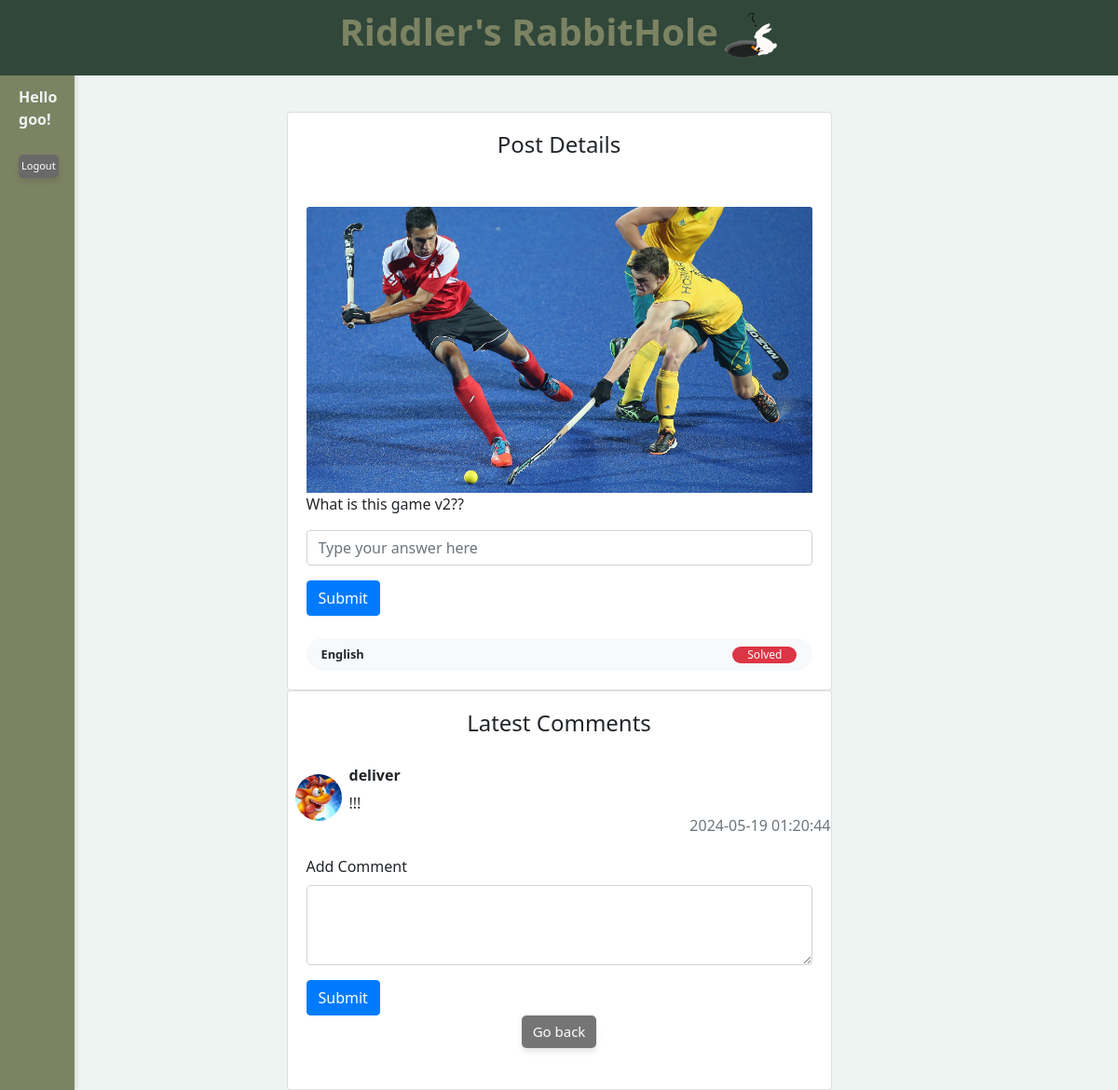
/post-details/24 (signed in), run on the app's committed database.
### database/models.py (models this page shows, shortened)
class User(UserMixin, Model):
    id = Column(Integer, primary_key=True)
    username = Column(String(50), unique=True, nullable=False)
    email = Column(String(100), unique=True, nullable=False)
    password_hash = Column(String(128), nullable=False)
    gender = Column(String(10), nullable=False)
    dob = Column(DateTime, nullable=False)
    phone = Column(String(20))
    country = Column(String(50), nullable=False)
    avatar = Column(String(20), nullable=False)
    score = Column(db.Integer, default=0)
    comments = db.relationship('Comment', backref='user', lazy=True)

class Image(db.Model):
    id = Column(Integer, primary_key=True)
    post_id = Column(Integer, ForeignKey('post.id'))
    url = Column(String(255), nullable=False)

class Post(Model):
    id = Column(Integer, primary_key=True)
    user_id = Column(Integer, ForeignKey("user.id"))
    datetime = Column(DateTime(100), server_default=func.now())
    content = Column(String(128), nullable=False)
    hint = Column(String(128), nullable=False)
    language = Column(String(10), nullable=False, default='en')
    status = Column(Boolean, nullable=False, default=False) # false: active, true: completed
    comments = relationship('Comment', backref='post', lazy=True) # one to many, this will add a post attribute to the comment class
    images = relationship('Image', backref='post', lazy=True)

class Comment(Model):
    id = Column(Integer, primary_key=True)
    post_id = Column(Integer, ForeignKey('post.id'))
    user_id = Column(Integer, ForeignKey("user.id"))
    datetime = Column(DateTime(100), server_default=func.now())
    content = Column(String(128), nullable=False)
    def to_dict(self):
        return {c.name: getattr(self, c.name) for c in self.__table__.columns}

### app.py (the view)
@app.route('/post-details/<int:post_id>')
@login_required
def post_details(post_id):
    post = Post.query.filter_by(id=post_id).first()
    if post:
        comments = Comment.query.filter_by(post_id=post_id).all()
        comments_with_users = []
        for comment in comments:
            user = User.query.filter_by(id=comment.user_id).first()
            comment_data = comment.to_dict()
            comment_data['username'] = user.username
            comment_data['avatar'] = user.avatar
            comments_with_users.append(comment_data)
        return render_template('post.html', user=current_user, post=post, comments=comments_with_users)
    else:
        flash('Post not found.', 'error')
        return redirect(url_for('index'))

### app.py (called while the page is built)
@login_manager.user_loader
def load_user(user_id):
    return User.query.get(int(user_id))

### templates/post.html (shortened to what this page needs)
<!DOCTYPE html>
<html lang="en">
<head>
    <link rel="stylesheet" type="text/css" href="{{ url_for('static', filename='css/style.css') }}">
    <link href="https://stackpath.bootstrapcdn.com/bootstrap/4.5.2/css/bootstrap.min.css" rel="stylesheet">
</head>
<body style="background-color: #EDF4F2;">
    <div class="header">
        <h1 style="color: #7C8363"><b>Riddler's RabbitHole</b><img src="{{ url_for('static', filename='img/rabbit.png') }}" alt="" class="rabbitimg"></h1>
    </div>
    <div class="sidebar" id="sidebar">
        <div class="login-tab" id="loginButton" onclick="toggleLogin()">
            {% if current_user.is_authenticated %}
                <br><br><br><b>
                Hello
                {{ current_user.username }}!</b>
                <br><br>
                <button class="lognew" onclick="logout()">Logout</button>
            {% else %}
                <br><br><br>
                Login
            {% endif %}
        </div>
    </div>
    <div class="row d-flex justify-content-center mt-100 mb-100" style="margin-top: 120px;">
        <div class="col-lg-6">
            <div class="card">
                <div class="card-body text-center">
                    <h4 class="card-title">Post Details</h4>
                </div>
                <div>
                    <div class="card-body">
                    {% if post.images %}
                    <img src="{{ url_for('static', filename='post_images/' + post.images[0].url) }}" alt="Post Image" class="img-fluid card-img-top">
                    {% else %}
                    <img src="{{ url_for('static', filename='post_images/default.jpg') }}" alt="Post Image123" class="img-fluid card-img-top">
                    {% endif %}
                    <p>{{ post.hint }}</p>
                        <form id="answerForm" onsubmit="submitAnswer(event)">
                            <div class="form-group">
                                <input type="text" class="form-control" id="answer" name="answer" placeholder="Type your answer here" required>
                            </div>
                            <button type="submit" class="btn btn-primary">Submit</button>
                        </form>
                    <div class="d-flex align-items-center justify-content-between rounded-pill bg-light px-3 py-2 mt-4">
                        <p class="small mb-0"><span class="font-weight-bold">{{ post.language }}</span></p>
                        <p data-status="{{ post.status }}"></p><div class="badge {% if post.status %}badge-danger{% else %}badge-success{% endif %} px-3 rounded-pill font-weight-normal">
                            {% if post.status %}
                                Solved
                            {% else %}
                                Unsolved
                            {% endif %}
                        </div>
                    </div>
                    </div>
                </div>
            </div>
        </div>
    </div>
    <div class="row d-flex justify-content-center mt-100 mb-100">
        <div class="col-lg-6">
            <div class="card">
                <div class="card-body text-center">
                    <h4 class="card-title">Latest Comments</h4>
                </div>
                <div class="comment-widgets">
                    {% for comment in comments %}
                        <div class="d-flex flex-row comment-row m-t-0">
                            <div class="p-2"><img src="{{ url_for('static', filename='img/' + comment.avatar) }}" alt="?" width="50" class="rounded-circle"></div>
                            <div class="comment-text w-100">
                                <h6 class="font-medium"><b>{{ comment.username }}</b></h6> <span class="m-b-15 d-block">{{ comment.content }}</span>
                                <div class="comment-footer"> <span class="text-muted float-right">{{ comment.datetime }}</span> </div>
                            </div>
                        </div>
                    {% endfor %}
                </div>
                <div class="card-body">
                    <form id="commentForm" onsubmit="submitComment(event)">
                        <div class="form-group">
                            <label for="comment">Add Comment</label>
                            <textarea class="form-control" id="comment" name="comment" rows="3" required></textarea>
                        </div>
                        <button type="submit" class="btn btn-primary">Submit</button>
                    </form>
                    <div class="mb-4" style="text-align: center;">
                        <a href="{{ url_for('index') }}" class="newbutton">Go back</a>
                    </div>
                </div>
            </div>
        </div>
    </div>
</body>
</html>

### static/css/style.css (style rules this page uses)
* { margin: 0; padding: 0; box-sizing: border-box; }
body { font-family: 'Segoe UI', Tahoma, Geneva, Verdana, sans-serif; padding: 20px; margin-left: 120px; background-color: #EDf4f2; }
.sidebar { position: fixed; top: 0; left: 0; width: 120px; height: 100%; background-color: #7C8363; overflow-y: auto; padding: 20px; box-shadow: 2px 0 5px rgba(0, 0, 0, 0.1); z-index: 999; transition: width 0.3s ease-in-out; color: #EDF4F2 }
.rabbitimg { height: 50px; width: auto; margin-left: 5px; }
.header { position: fixed; top: 0; left: 0; width: 100%; background-color: #31473A; color: rgb(65, 65, 65); padding: 10px 15px; text-align: center; z-index: 9999; color: #7C8363; }
.newbutton { display: inline-block; padding: 6px 12px; font-size: 15px; color: #fff; background-color: #757575; border: none; border-radius: 5px; cursor: pointer; transition: background-color 0.3s ease, transform 0.2s ease; box-shadow: 0 4px 6px rgba(0, 0, 0, 0.1); }
.lognew { display: inline-block; font-size: 11px; padding: 4px 3px; border-radius: 5px; border: none; color: #fff; background-color: #696969; cursor: pointer; transition: background-color 0.3s ease, transform 0.2s ease; box-shadow: 0 4px 6px rgba(0, 0, 0, 0.1); }

### templates/post.html (style rules this page uses)
.sidebar { position: fixed; top: 0; left:0; width: 80px; height: 100%; overflow-y: auto; padding: 20px; box-shadow: 2px 0 5px rgba(0, 0, 0, 0.1); z-index: 999; transition: width 0.3s ease-in-out; }
body { font-family: 'Segoe UI', Tahoma, Geneva, Verdana, sans-serif; margin: 0; padding: 0; background-position: center center; background-attachment: fixed; height: 100vh; }
h1 { text-align: center; color: #262626; }

### data on the page
User: username "goo"
Image: url (picture)
Post: hint "What is this game v2??", language "English"
User: avatar (picture), username "deliver"
Comment: content "!!!", datetime "2024-05-19 01:20:44"
